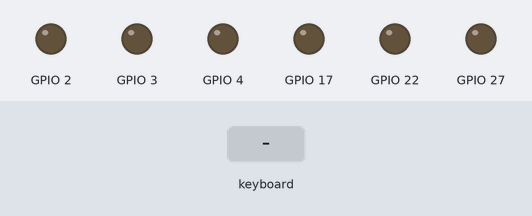
A program run on a simulated Raspberry Pi (BCM pin numbers). Parts: output pins drawn as LEDs (lit = HIGH). The test bench sets the inputs (shaded band). The pygame window is not drawn.

Above: at 1.2 s.
1.3 s: key "a" typed on the keyboard
At 1.8 s:
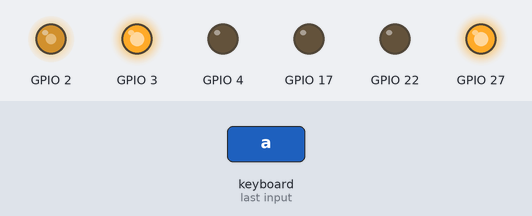
At 2.6 s:
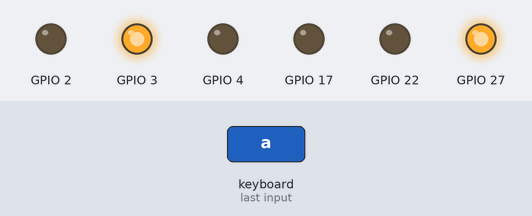
Timing chart, 0 to 4.3 s (numbered marks = the images above; inputs shaded):
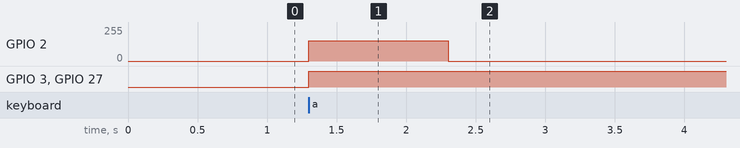

The program:

main.py
```python
from MotorModule import Motor
import KeyboardModule as kb

#################################################################################
motor = Motor(2, 3, 4, 22, 17, 27)
#################################################################################

kb.init()

def main():
    if kb.getKey('UP'):
        motor.move(0.6, 0, 1)
    elif kb.getKey('DOWN'):
        motor.move(-0.6, 0, 1)
    elif kb.getKey('LEFT'):
        motor.move(0.3, -0.3, 1)
    elif kb.getKey('RIGHT'):
        motor.move(0.3, 0.3, 1)
    elif kb.getKey('w'):
        motor.move(0.6, 0, 1)
    elif kb.getKey('s'):
        motor.move(-0.6, 0, 1)
    elif kb.getKey('a'):
        motor.move(0.3, -0.3, 1)
    elif kb.getKey('d'):
        motor.move(0.3, 0.3, 1)
    else:
        motor.stop()

if __name__ == '__main__':
    while True:
        main()
```

MotorModule.py
```python
import RPi.GPIO as GPIO
from time import sleep

GPIO.setmode(GPIO.BCM)
GPIO.setwarnings(False)


class Motor():
    def __init__(self, EnaA, In1A, In2A, EnaB, In1B, In2B):
        self.EnaA = EnaA
        self.In1A = In1A
        self.In2A = In2A
        self.EnaB = EnaB
        self.In1B = In1B
        self.In2B = In2B
        GPIO.setup(self.EnaA, GPIO.OUT)
        GPIO.setup(self.In1A, GPIO.OUT)
        GPIO.setup(self.In2A, GPIO.OUT)
        GPIO.setup(self.EnaB, GPIO.OUT)
        GPIO.setup(self.In1B, GPIO.OUT)
        GPIO.setup(self.In2B, GPIO.OUT)
        self.pwmA = GPIO.PWM(self.EnaA, 100);
        self.pwmA.start(0);
        self.pwmB = GPIO.PWM(self.EnaB, 100);
        self.pwmB.start(0);

    def move(self, speed=0.5, turn=0, t=0):
        speed *= 100
        turn *= 100
        leftSpeed = speed - turn
        rightSpeed = speed + turn
        if leftSpeed > 100:
            leftSpeed = 100
        elif leftSpeed < -100:
            leftSpeed = -100
        if rightSpeed > 100:
            rightSpeed = 100
        elif rightSpeed < -100:
            rightSpeed = -100

        self.pwmA.ChangeDutyCycle(abs(leftSpeed))
        self.pwmB.ChangeDutyCycle(abs(rightSpeed))

        if leftSpeed > 0:
            GPIO.output(self.In1A, GPIO.HIGH)
            GPIO.output(self.In2A, GPIO.LOW)
        else:
            GPIO.output(self.In1A, GPIO.LOW)
            GPIO.output(self.In2A, GPIO.HIGH)

        if rightSpeed > 0:
            GPIO.output(self.In1B, GPIO.HIGH)
            GPIO.output(self.In2B, GPIO.LOW)
        else:
            GPIO.output(self.In1B, GPIO.LOW)
            GPIO.output(self.In2B, GPIO.HIGH)

        sleep(t)

    def stop(self, t=0):
        self.pwmA.ChangeDutyCycle(0);
        self.pwmB.ChangeDutyCycle(0);
        sleep(t)


def main():
    motor.move(0.6, 0, 2)
    motor.stop(2)
    motor.move(-0.5, 0.2, 2)
    motor.stop(2)


if __name__ == '__main__':
    motor = Motor(2, 3, 4, 22, 17, 27)
    main()
```

KeyboardModule.py
```python
import pygame


def init():
    pygame.init()
    win = pygame.display.set_mode((100, 100))


def getKey(keyName):
    ans = False
    for eve in pygame.event.get(): pass
    keyInput = pygame.key.get_pressed()
    myKey = getattr(pygame, 'K_{}'.format(keyName))
    if keyInput[myKey]:
        ans = True
    pygame.display.update()

    return ans


def main():
    if getKey('LEFT'):
        print('Key Left was pressed')
    if getKey('RIGHT'):
        print('Key Right was pressed')


if __name__ == '__main__':
    init()
    while True:
        main()
```

Measured:
- after the input at 1.3 s, GPIO 2: 0/255 → 153/255 at once, → 0/255 1.0 s later; GPIO 3, GPIO 27: LOW → HIGH at once
